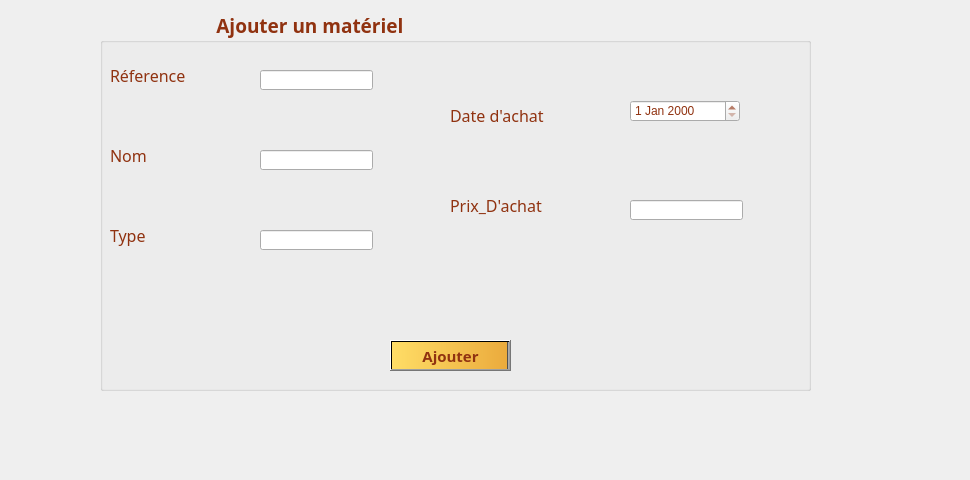
     <widget class="QWidget" name="tab_materiel_8">
      <attribute name="title">
       <string>Ajouter</string>
      </attribute>
      <widget class="QGroupBox" name="groupBox_materiel_4">
       <property name="geometry">
        <rect>
         <x>100</x>
         <y>10</y>
         <width>711</width>
         <height>381</height>
        </rect>
       </property>
       <property name="font">
        <font>
         <family>Lucida Calligraphy</family>
         <pointsize>14</pointsize>
         <weight>75</weight>
         <bold>true</bold>
        </font>
       </property>
       <property name="styleSheet">
        <string notr="true">color: rgb(144, 50, 16);</string>
       </property>
       <property name="title">
        <string>                       Ajouter un matériel   </string>
       </property>
       <widget class="QLabel" name="label_materiel_28">
        <property name="geometry">
         <rect>
          <x>10</x>
          <y>130</y>
          <width>171</width>
          <height>31</height>
         </rect>
        </property>
        <property name="font">
         <font>
          <family>Lucida Calligraphy</family>
          <pointsize>12</pointsize>
          <weight>50</weight>
          <bold>false</bold>
         </font>
        </property>
        <property name="text">
         <string>Nom</string>
        </property>
       </widget>
       <widget class="QLineEdit" name="lineEdit_materiel_12">
        <property name="geometry">
         <rect>
          <x>160</x>
          <y>60</y>
          <width>113</width>
          <height>20</height>
         </rect>
        </property>
       </widget>
       <widget class="QLabel" name="label_materiel_33">
        <property name="geometry">
         <rect>
          <x>10</x>
          <y>50</y>
          <width>171</width>
          <height>31</height>
         </rect>
        </property>
        <property name="font">
         <font>
          <family>Lucida Calligraphy</family>
          <pointsize>12</pointsize>
          <weight>50</weight>
          <bold>false</bold>
         </font>
        </property>
        <property name="text">
         <string>Réference</string>
        </property>
       </widget>
       <widget class="QLabel" name="label_materiel_34">
        <property name="geometry">
         <rect>
          <x>350</x>
          <y>90</y>
          <width>171</width>
          <height>31</height>
         </rect>
        </property>
        <property name="font">
         <font>
          <family>Lucida Calligraphy</family>
          <pointsize>12</pointsize>
          <weight>50</weight>
          <bold>false</bold>
         </font>
        </property>
        <property name="text">
         <string>Date d'achat</string>
        </property>
       </widget>
       <widget class="QDateEdit" name="dateEdit_materiel_7">
        <property name="geometry">
         <rect>
          <x>530</x>
          <y>90</y>
          <width>110</width>
          <height>22</height>
         </rect>
        </property>
       </widget>
       <widget class="QLineEdit" name="lineEdit_materiel_13">
        <property name="geometry">
         <rect>
          <x>160</x>
          <y>140</y>
          <width>113</width>
          <height>20</height>
         </rect>
        </property>
       </widget>
       <widget class="QLabel" name="label_materiel_32">
        <property name="geometry">
         <rect>
          <x>10</x>
          <y>210</y>
          <width>171</width>
          <height>31</height>
         </rect>
        </property>
        <property name="font">
         <font>
          <family>Lucida Calligraphy</family>
          <pointsize>12</pointsize>
          <weight>50</weight>
          <bold>false</bold>
         </font>
        </property>
        <property name="text">
         <string>Type</string>
        </property>
       </widget>
       <widget class="QLineEdit" name="lineEdit_materiel_15">
        <property name="geometry">
         <rect>
          <x>160</x>
          <y>220</y>
          <width>113</width>
          <height>20</height>
         </rect>
        </property>
       </widget>
       <widget class="QLineEdit" name="lineEdit_materiel_17">
        <property name="geometry">
         <rect>
          <x>530</x>
          <y>190</y>
          <width>113</width>
          <height>20</height>
         </rect>
        </property>
       </widget>
       <widget class="QLabel" name="label_materiel_37">
        <property name="geometry">
         <rect>
          <x>350</x>
          <y>180</y>
          <width>171</width>
          <height>31</height>
         </rect>
        </property>
        <property name="font">
         <font>
          <family>Lucida Calligraphy</family>
          <pointsize>12</pointsize>
          <weight>50</weight>
          <bold>false</bold>
         </font>
        </property>
        <property name="text">
         <string>Prix_D'achat</string>
        </property>
       </widget>
       <widget class="QPushButton" name="pushButton_materiel_16">
        <property name="geometry">
         <rect>
          <x>290</x>
          <y>330</y>
          <width>121</width>
          <height>31</height>
         </rect>
        </property>
        <property name="font">
         <font>
          <family>Lucida Calligraphy</family>
          <pointsize>11</pointsize>
          <weight>75</weight>
          <bold>true</bold>
         </font>
        </property>
        <property name="styleSheet">
         <string notr="true">background-color: qlineargradient(spread:pad, x1:0, y1:0, x2:1, y2:0, stop:0 rgba(255, 221, 102, 255), stop:0.978814 rgba(235, 171, 61, 255), stop:0.98 rgba(0, 0, 0, 255), stop:1 rgba(0, 0, 0, 0));</string>
        </property>
        <property name="text">
         <string>Ajouter</string>
        </property>
       </widget>
      </widget>
      <widget class="QLabel" name="label_materiel_51">
       <property name="geometry">
        <rect>
         <x>-20</x>
         <y>-20</y>
         <width>961</width>
         <height>471</height>
        </rect>
       </property>
       <property name="text">
        <string/>
       </property>
       <property name="pixmap">
        <pixmap>../0.png</pixmap>
       </property>
      </widget>
      <zorder>label_materiel_51</zorder>
      <zorder>groupBox_materiel_4</zorder>
     </widget>
